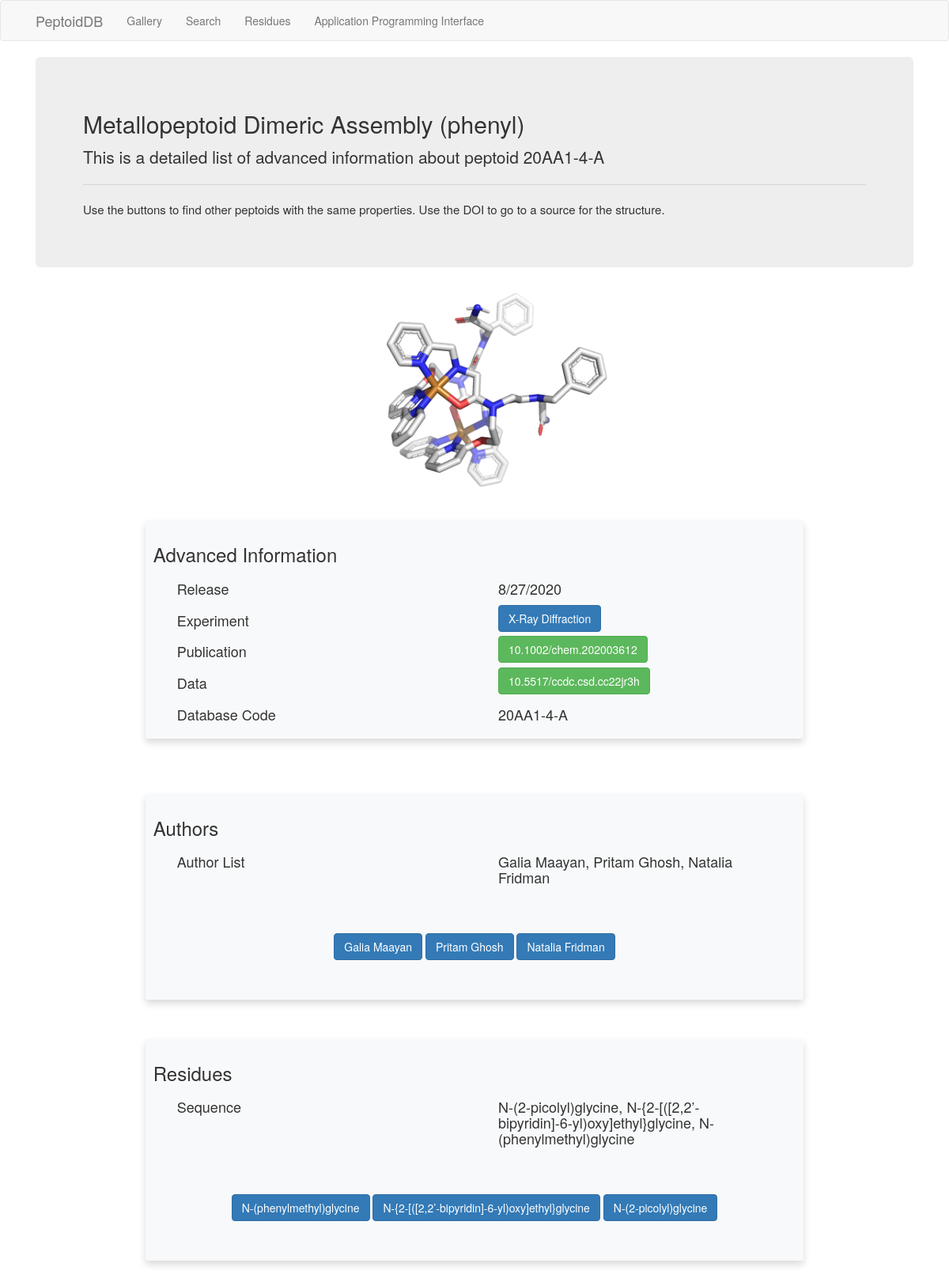
The app's page /peptoid/20AA1-4-A with its own data.
### app/models.py (models this page shows, shortened)
class Peptoid(db.Model):
    id = db.Column(db.Integer, primary_key=True)
    code = db.Column(db.String(16), unique=True)
    title = db.Column(db.Text, unique=False)
    release = db.Column(db.DateTime, unique=False)
    experiment = db.Column(db.Text, unique=False)
    pub_doi = db.Column(db.String(32), unique=False)
    struct_doi = db.Column(db.String(32), unique=False)
    topology = db.Column(db.String(1), unique=False)
    sequence = db.Column(db.String(1024), unique=False)
    n_term = db.Column(db.String(32), unique=False)
    c_term = db.Column(db.String(32), unique=False)
    cyclization_points = db.Column(db.String(8), unique=False)
    struct_smiles = db.Column(db.String(128),unique=False)
    peptoid_author = db.relationship('Author', secondary=peptoid_author, lazy='dynamic',
                                     backref=db.backref('peptoids', order_by='Peptoid.release.desc()'))
    peptoid_residue = db.relationship('Residue', secondary=peptoid_residue, lazy='dynamic',
                                      backref=db.backref('peptoids', order_by='Peptoid.release.desc()'))

class Author(db.Model):
    id = db.Column(db.Integer, primary_key=True)
    first_name = db.Column(db.Text, unique=False)
    last_name = db.Column(db.Text, unique=False)

class Residue(db.Model):
    id = db.Column(db.Integer, primary_key=True)
    long_name = db.Column(db.Text, unique=False)
    short_name = db.Column(db.Text, unique=False)
    pep_type = db.Column(db.Text, unique=False)
    monomer_structure = db.Column(db.Text, unique=False)
    SMILES = db.Column(db.Text, unique=False)

### app/routes/routes.py (the view)
@bp.route('/peptoid/<code>')
def peptoid(code):
    peptoid = Peptoid.query.filter_by(code=code).first_or_404()
    title = peptoid.title
    code = peptoid.code
    release = str(peptoid.release.month) + "/" + \
        str(peptoid.release.day) + "/" + str(peptoid.release.year)
    experiment = peptoid.experiment
    authors = []
    residues = []
    for author in peptoid.peptoid_author:
        authors.append(author)
    for residue in peptoid.peptoid_residue:
        residues.append(residue)
    sequence = peptoid.sequence
    author_list = ", ".join(
        [a.first_name + " " + a.last_name for a in authors])
    data = peptoid.struct_doi
    publication = peptoid.pub_doi
    return render_template('peptoid.html',
                           peptoid=peptoid,
                           title=title,
                           code=code,
                           release=release,
                           experiment=experiment,
                           data=data,
                           publication=publication,
                           authors=authors,
                           residues=residues,
                           sequence=sequence,
                           author_list=author_list
                           )

### app/templates/peptoid.html
{% extends "base.html" %}
{% block styles %}
{{super()}}
<link rel="stylesheet" href="{{url_for('static', filename='bootstrap-grid.css')}}">
{% endblock %}
{% block app_content %}
<div class="jumbotron" style="margin-bottom:0;">
    <h2 class="display-4">{{ title }}</h2>
    <p>This is a detailed list of advanced information about peptoid {{ code }}</p>
    <hr class="my-4">
    <p style="font-size: 1.5rem; font-weight: 300;">Use the buttons to find other peptoids with the same properties. Use
        the DOI to go to a source for the structure.</p>
</div>
<br>
<div class=container>
    <img src="{{url_for('static', filename='peptoids/'+code[:5]+'.png')}}" class='img-responsive'
        style="margin: auto; height:35%">
</div>
<br>
<div class="card" style='width: 75%;
    margin-right: auto;
    margin-left: auto;
    box-shadow: 0 0.5rem 1rem rgba(0, 0, 0, 0.15) !important;
    padding: 1rem !important; margin-bottom: 3rem !important;
    background-color: #f8f9fa !important;
    border-radius: 0.25rem !important;'>
    <div class="card-body">
        <h3>Advanced Information</h3>
        <div class="container">
            <div class="row">
                <div class="col-sm">
                    <div class="col text-left">
                        <h4>Release</h4>
                    </div>
                </div>
                <div class="col-sm">
                    <div class="col text-left">
                        <h4>{{ release }}</h4>
                    </div>
                </div>
            </div>
            <div class="row">
                <div class="col-sm">
                    <div class="col text-left">
                        <h4>Experiment</h4>
                    </div>
                </div>
                <div class="col-sm">
                    <div class="col text-left">
                        <a class="btn btn-primary" href={{ url_for('routes.experiment',var=peptoid.experiment) }}>{{
                            experiment }}</a>
                    </div>
                </div>
            </div>
            <div class="row">
                <div class="col-sm">
                    <div class="col text-left">
                        <h4>Publication</h4>
                    </div>
                </div>
                <div class="col-sm">
                    <div class="col text-left">
                        <a target='_blank' class="btn btn-success"
                            href={{"https://doi.org/{doi}".format(doi=publication)}}>{{publication}}</a>
                    </div>
                </div>
            </div>
            {% if data != '' %}
            <div class="row">
                <div class="col-sm">
                    <div class="col text-left">
                        <h4>Data</h4>
                    </div>
                </div>
                <div class="col-sm">
                    <div class="col text-left">
                        <a target='_blank' class="btn btn-success"
                            href={{"https://doi.org/{doi}".format(doi=data)}}>{{data}}</a>
                    </div>
                </div>
            </div>
            {% endif %}
            <div class="row">
                <div class="col-sm">
                    <div class="col text-left">
                        <h4>Database Code</h4>
                    </div>
                </div>
                <div class="col-sm">
                    <div class="col text-left">
                        <h4>{{ code }}</h4>
                    </div>
                </div>
            </div>
        </div>
    </div>
</div>
<br>
<br>
<div class="card" style = 'width: 75%;
margin-right: auto;
margin-left: auto;
box-shadow: 0 0.5rem 1rem rgba(0, 0, 0, 0.15) !important;
padding: 1rem !important; margin-bottom: 3rem !important;
background-color: #f8f9fa !important;
border-radius: 0.25rem !important;'>
    <div class="card-body">
        <h3>Authors</h3>
        <div class="container">
            <div class="row">
                <div class="col-sm">
                    <div class="col text-left">
                        <h4>Author List</h4>
                    </div>
                </div>
                <div class="col-sm">
                    <div class="col text-left">
                        <h4>{{ author_list }}</h4>
                    </div>
                </div>
            </div>
        </div>
    <br>
    <br>
    <div class = 'container'>
        <div class = 'row'>
            <div class = "col-sm">
                <div class = "col text-center">
                {% for auth in authors %}
                <a class="btn btn-primary" href = {{ url_for('routes.author',var = auth.last_name)}} style = "margin-top:10px;">{{ auth.first_name }} {{ auth.last_name }}</a>
                {% endfor %}
                </div>
            </div>
        </div>
        <br>
        <br>
    </div>
    </div>
</div>
<br>
        <div class="card" style='width: 75%;
    margin-right: auto;
    margin-left: auto;
    box-shadow: 0 0.5rem 1rem rgba(0, 0, 0, 0.15) !important;
    padding: 1rem !important; margin-bottom: 3rem !important;
    background-color: #f8f9fa !important;
    border-radius: 0.25rem !important;'>
            <div class="card-body">
                <h3>Residues</h3>
                <div class="container">
                    <div class="row">
                        <div class="col-sm">
                            <div class="col text-left">
                                <h4>Sequence</h4>
                            </div>
                        </div>
                        <div class="col-sm">
                            <div class="col text-left">
                                <h4>{{ sequence }}</h4>
                            </div>
                        </div>
                    </div>
                </div>
                <br>
                <br>
                <div class='container'>
                    <div class='row'>
                        <div class="col-sm">
                            <div class="col text-center">
                                {% for res in residues %}
                                <span class="residue_popout">
                                    <a class="btn btn-primary" href='{{ url_for('routes.residues')
                                        }}#{{res.long_name}}' style="margin-top:10px;">{{ res.long_name }}</a>
                                </span>
                                {% endfor %}
                            </div>
                        </div>
                    </div>
                    <br>
                    <br>
                </div>
            </div>
        </div>
        <br>
        <br>
        {% endblock %}

### records on screen
Peptoid: title "Metallopeptoid Dimeric Assembly (phenyl)", code "20AA1-4-A", experiment "X-Ray Diffraction", pub_doi "10.1002/chem.202003612", struct_doi "10.5517/ccdc.csd.cc22jr3h", sequence "N-(2-picolyl)glycine, N-{2-[([2,2’-bipyridin]-6-yl)oxy]ethyl}glycine, N-(phenylmethyl)glycine"
Author: first_name "Galia", last_name "Maayan"
Author: first_name "Pritam", last_name "Ghosh"
Author: first_name "Natalia", last_name "Fridman"
Residue: long_name "N-(phenylmethyl)glycine"
Residue: long_name "N-{2-[([2,2’-bipyridin]-6-yl)oxy]ethyl}glycine"
Residue: long_name "N-(2-picolyl)glycine"

### other values on screen
{{ release }} "8/27/2020"
{{ author_list }} "Galia Maayan, Pritam Ghosh, Natalia Fridman"
